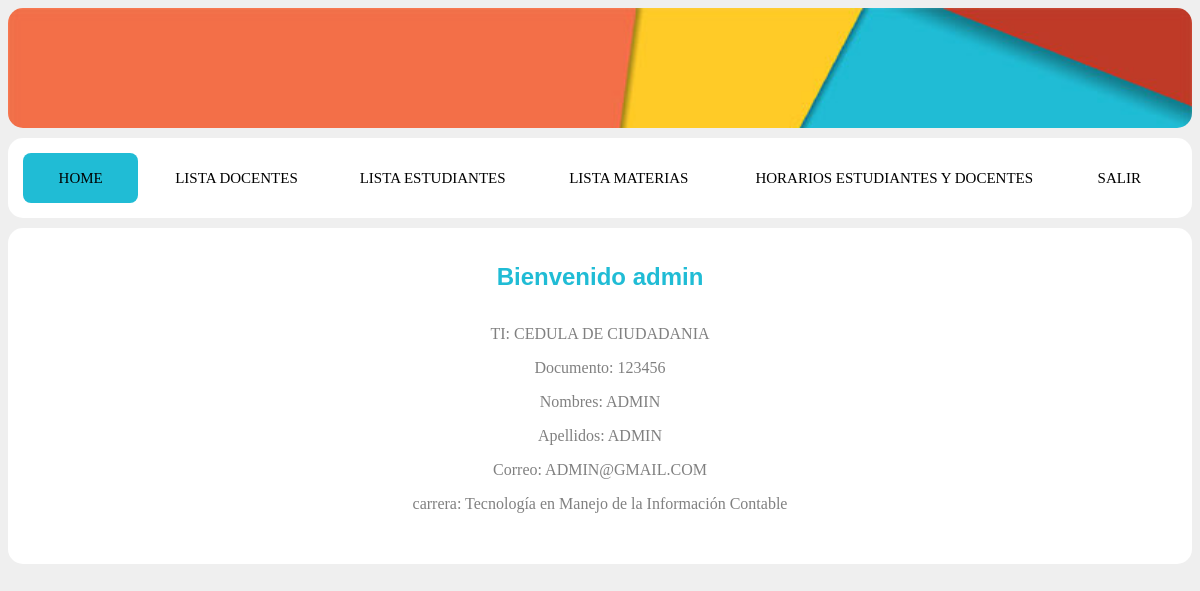
/admin/admin.php (signed in), run on the app's committed database.
### tables this page shows
CREATE TABLE `informacion` (
  `inf_id` int(10) UNSIGNED NOT NULL,
  `inf_tido_id` int(10) UNSIGNED NOT NULL,
  `inf_documento` varchar(30) NOT NULL,
  `inf_nombres` varchar(30) DEFAULT NULL,
  `inf_apellidos` varchar(30) DEFAULT NULL,
  `inf_correo` varchar(150) DEFAULT NULL,
  `inf_usu_id` int(10) UNSIGNED NOT NULL,
  `inf_rol_id` int(10) UNSIGNED NOT NULL,
  `inf_car_id` int(10) UNSIGNED NOT NULL
);

CREATE TABLE `tipo_documento` (
  `tido_id` int(10) UNSIGNED NOT NULL,
  `tido_nombre` varchar(30) DEFAULT NULL
);

CREATE TABLE `carrera` (
  `car_id` int(10) UNSIGNED NOT NULL,
  `car_nombre` varchar(130) DEFAULT NULL
);

### bd/conexion.php (called while the page is built, shortened)
<?php
class basedatos{
private $con;
private $dbequipo='localhost';
private $dbusuario='root';
private $dbclave='';
private $dbnombre='db-proyecto01';
public function conectar(){
	$this->con = mysqli_connect($this->dbequipo, $this->dbusuario, $this->dbclave, $this->dbnombre);
}
public function informacion_menu($usuario){
	$sql = "SELECT informacion.inf_id AS num,informacion.inf_nombres AS nombres, informacion.inf_apellidos AS apellidos,informacion.inf_correo AS correo,carrera.car_nombre AS carrera,tipo_documento.tido_nombre AS tipo_documento,informacion.inf_documento AS documento FROM carrera INNER JOIN informacion ON carrera.car_id = informacion.inf_car_id INNER JOIN tipo_documento ON informacion.inf_tido_id = tipo_documento.tido_id INNER JOIN usuario ON informacion.inf_usu_id = usuario.usu_id WHERE usuario.usu_nombre = '$usuario';";
	$res = mysqli_query($this->con, $sql);
	$return = mysqli_fetch_object($res);
	return $return;
}
}
?>

### admin/admin.php (the view, shortened to what this page needs)
<?php
include ('../bd/conexion.php');
$usuario = $_SESSION['usuario'];
$menu = new basedatos();
$res = $menu->informacion_menu($usuario);
?>
<!DOCTYPE html>
<html>
<head>
    <link rel="stylesheet" type="text/css" href="../css/estilos.css" >
</head>
<body>
    <div class="section" id="header">
    </div>
    <div class="section">
        <nav class="menu">
            <a href="admin.php">Home</a>
            <a href="lista_usuarios_d.php">Lista Docentes</a>
            <a href="lista_usuarios_e.php">Lista Estudiantes</a>
            <a href="lista_materias.php">lista Materias</a>
            <a href="lista_estudiantes-docentes.php">Horarios Estudiantes y docentes</a>
            <a href="../salir.php">Salir</a>
            <div class="animation start-home"></div>
        </nav>
    </div>
    <div class="section">
        <nav class="home">
            <h1 class="col-sm-8">Bienvenido <?php echo $_SESSION['usuario']; ?></h1><br>
            <p>TI: <?php  echo $res->tipo_documento;?></p>
            <p>Documento: <?php echo $res->documento; ?></p>
            <p>Nombres: <?php  echo $res->nombres;?></p>
            <p>Apellidos: <?php echo $res->apellidos; ?></p>
            <p>Correo: <?php echo $res->correo; ?></p>
            <p>carrera: <?php echo $res->carrera; ?></p>
        </nav>
    </div>
</body>
</html>

### css/estilos.css (style rules this page uses)
body { background-color: #efefef; overflow: auto; font-family: Arial; }
.section { background-color: #fff; padding: 15px; margin-bottom: 10px; border-radius: 15px; overflow: hidden; }
h1 { color: #20bcd5; text-align: center; }
#header { background-size: cover; background-image: url(../img/header.jpg); height: 90px; }
.menu { position: relative; background-color: #fff; border-radius: 8px; font-size: 0; }
.menu a { line-height: 50px; height: 100%; font-size: 15px; display: inline-block; position: relative; z-index: 1; text-decoration: none; text-transform: uppercase; text-align: center; color: black; cursor: pointer; }
.menu .animation { position: absolute; height: 100%; top: 0; z-index: 0; transition: all .5s ease 0s; border-radius: 8px; }
a:nth-child(1) { width: 10%; font-family: 'Cherry Swash', cursive; }
a:nth-child(2) { width: 17%; font-family: 'Cherry Swash', cursive; }
a:nth-child(3) { width: 17%; font-family: 'Cherry Swash', cursive; }
a:nth-child(4) { width: 17%; font-family: 'Cherry Swash', cursive; }
a:nth-child(5) { width: 29%; font-family: 'Cherry Swash', cursive; }
a:nth-child(6) { width: 10%; font-family: 'Cherry Swash', cursive; }
.menu .start-home, a:nth-child(1):hover~.animation { width: 10%; left: 0; background-color: #20bcd5; color: white; }
p { position: relative; bottom: 20px; width: 100%; text-align: center; color: grey; font-family: 'Cherry Swash',cursive; font-size: 16px; }

### data on the page
informacion: inf_tido.tido_nombre "CEDULA DE CIUDADANIA", inf_documento "123456", inf_nombres "ADMIN", inf_apellidos "ADMIN", inf_correo "ADMIN@GMAIL.COM", inf_car.car_nombre "Tecnología en Manejo de la Información Contable"

### other printed values
$_SESSION['usuario'] "admin"
